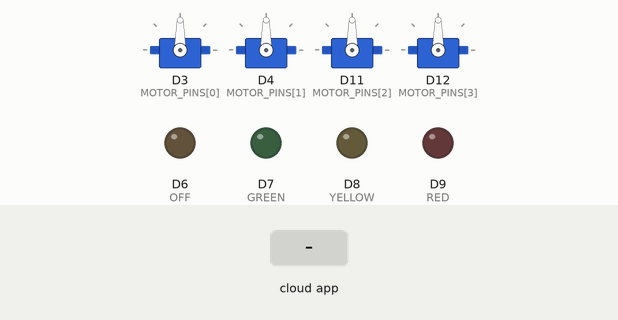
Simulated run of this program. Board: Arduino Nano ESP32. Shown: 4 × servo, output pins drawn as LEDs (lit = HIGH). The inputs (shaded band) are chosen by the test bench. The ROS host is connected and sends only what is stated; what the program prints to the serial monitor is not drawn.

Above: at 4.7 s.
4.8 s: the phone or cloud app sets led_color to 0
At 5.8 s:
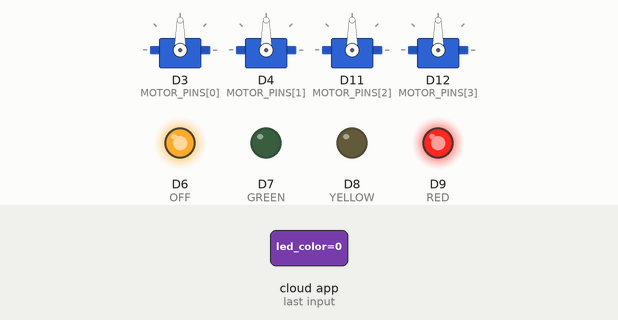
Timing chart, 0 to 7.8 s (numbered marks = the images above; inputs shaded):
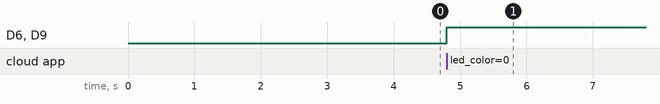

Measured:
- after the input at 4.8 s, D6 (OFF), D9 (RED): LOW → HIGH at once

The program:

main.cpp
```cpp
#include <Arduino.h>
#include <ESP32Servo.h>
#include <micro_ros_platformio.h>

#include <rcl/rcl.h>
#include <rcl/error_handling.h>
#include <rclc/rclc.h>
#include <rclc/executor.h>

#include <std_msgs/msg/char.h>
#include <std_msgs/msg/int32_multi_array.h>

// Definición de Pines de LEDs
const int LED_PIN[] = {6, 7, 8, 9};
#define LED_COUNT (sizeof(LED_PIN) / sizeof(LED_PIN[0]))

#define OFF 6
#define RED 9
#define YELLOW 8
#define GREEN 7

// Definición de Pines de Motores
const int MOTOR_PINS[] = {3, 4, 11, 12};
#define MOTOR_COUNT (sizeof(MOTOR_PINS) / sizeof(MOTOR_PINS[0]))

#define PWM_STOP 1500

Servo motors[MOTOR_COUNT];

// Objetos de micro-ROS
rcl_subscription_t subscriber_led;
rcl_subscription_t subscriber_motors;
std_msgs__msg__Char msg_led;
std_msgs__msg__Int32MultiArray msg_motors;

rclc_executor_t executor;
rclc_support_t support;
rcl_allocator_t allocator;
rcl_node_t node;

int32_t motor_buffer[4];

void setLightColour(char command) {
  digitalWrite(OFF, HIGH);  //TODO remove it and turn it into low
  digitalWrite(RED, LOW);
  digitalWrite(YELLOW, LOW);
  digitalWrite(GREEN, LOW);

  switch (command) {
    case 'o': digitalWrite(OFF, HIGH); break;
    case 'r': digitalWrite(RED, HIGH); break;
    case 'g': digitalWrite(GREEN, HIGH); break;
    case 'y': digitalWrite(YELLOW, HIGH); break;
    default:  digitalWrite(RED, HIGH); break;
  }
}

void led_callback(const void * msgin) {
  const std_msgs__msg__Char * msg = (const std_msgs__msg__Char *)msgin;
  setLightColour(msg->data);
}

void motor_callback(const void * msgin) {
  const std_msgs__msg__Int32MultiArray * msg = (const std_msgs__msg__Int32MultiArray *)msgin;
  if (msg->data.size >= MOTOR_COUNT) {
    for (int i = 0; i < MOTOR_COUNT; i++) {
      int pwm = constrain(msg->data.data[i], 1100, 1900);
      motors[i].writeMicroseconds(pwm);
    }
  }
}

void setup() {
  Serial.begin(115200);
  Serial.println("Starting ESP32 Nano Node...");
  // Inicialización de LEDs
  for (int i = 0; i < LED_COUNT; i++) {
    pinMode(LED_PIN[i], OUTPUT);
  }

  // Armado de ESCs
  for (int i = 0; i < MOTOR_COUNT; i++) {
    motors[i].attach(MOTOR_PINS[i], 1100, 1900);
    motors[i].writeMicroseconds(PWM_STOP);
  }
  delay(3500);

  // Inicialización de micro-ROS sobre Serial USB
  set_microros_serial_transports(Serial);

  allocator = rcl_get_default_allocator();
  rclc_support_init(&support, 0, NULL, &allocator);
  rclc_node_init_default(&node, "esp32_nano_node", "", &support);

  // Suscriptor de LEDs
  rclc_subscription_init_default(
    &subscriber_led,
    &node,
    ROSIDL_GET_MSG_TYPE_SUPPORT(std_msgs, msg, Char),
    "/led_color"
  );

  // Suscriptor de Motores (Asignando buffer estático para evitar fugas de memoria)
  msg_motors.data.capacity = 4;
  msg_motors.data.size = 0;
  msg_motors.data.data = motor_buffer;

  rclc_subscription_init_default(
    &subscriber_motors,
    &node,
    ROSIDL_GET_MSG_TYPE_SUPPORT(std_msgs, msg, Int32MultiArray),
    "/motor_pwms"
  );

  // Configuración del Executor (2 suscripciones)
  rclc_executor_init(&executor, &support.context, 2, &allocator);
  rclc_executor_add_subscription(&executor, &subscriber_led, &msg_led, &led_callback, ON_NEW_DATA);
  rclc_executor_add_subscription(&executor, &subscriber_motors, &msg_motors, &motor_callback, ON_NEW_DATA);
  Serial.println("Setup complete. Waiting for messages...");
}

void loop() {
  rclc_executor_spin_some(&executor, RCL_MS_TO_NS(10));
}
```
